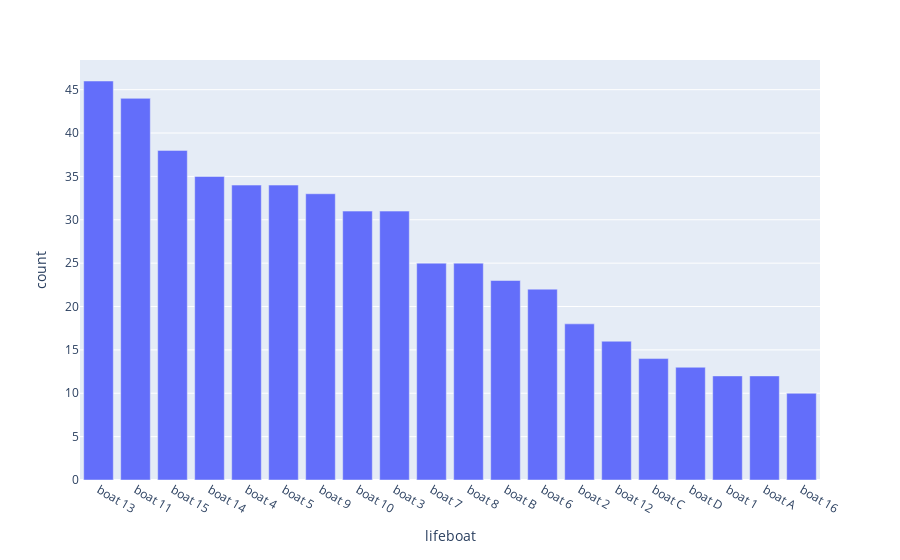

Write notebook code for a chart like this one.
### Markdown cell above
## Baseline

### Code cell
plotdata = df.value_counts('lifeboat').reset_index()
px.bar(plotdata, x='lifeboat', y='count')

### Figure 1 — Plotly figure (JSON) as saved in the notebook; plotly's stock layout.template omitted (floating-point values rounded to 4 significant figures)
{"data": [{"hovertemplate": "lifeboat=%{x}<br>count=%{y}<extra></extra>", "legendgroup": "", "marker": {"color": "#636efa", "pattern": {"shape": ""}}, "name": "", "orientation": "v", "showlegend": false, "textposition": "auto", "type": "bar", "x": ["boat 13", "boat 11", "boat 15", "boat 14", "boat 4", "boat 5", "boat 9", "boat 10", "boat 3", "boat 7", "boat 8", "boat B", "boat 6", "boat 2", "boat 12", "boat C", "boat D", "boat 1", "boat A", "boat 16"], "xaxis": "x", "y": [46, 44, 38, 35, 34, 34, 33, 31, 31, 25, 25, 23, 22, 18, 16, 14, 13, 12, 12, 10], "yaxis": "y"}], "layout": {"barmode": "relative", "legend": {"tracegroupgap": 0}, "margin": {"t": 60}, "xaxis": {"anchor": "y", "domain": [0, 1], "title": {"text": "lifeboat"}}, "yaxis": {"anchor": "x", "domain": [0, 1], "title": {"text": "count"}}}}
